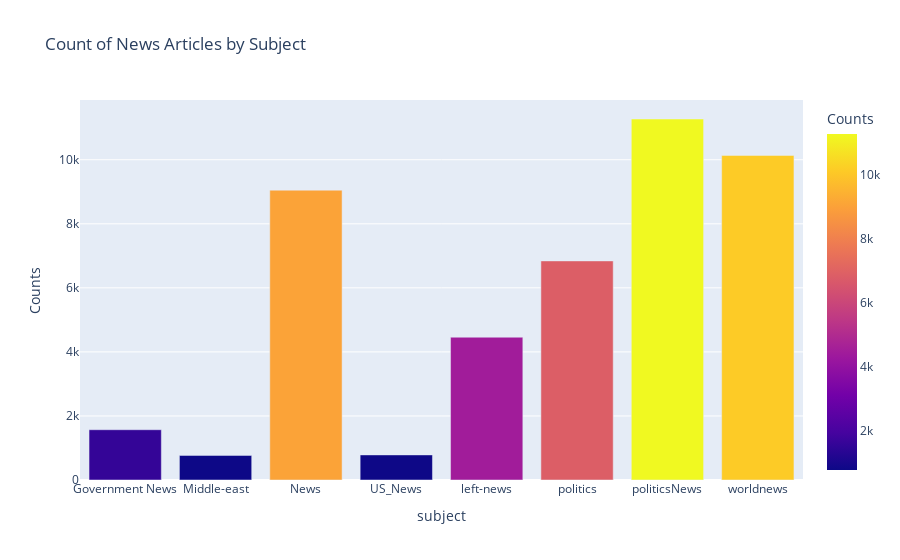

This figure's notebook cell:
### Code cell
import plotly.express as px
print(data_merge['subject'].unique())
sub_check=data_merge.groupby('subject').apply(lambda x:x['title'].count()).reset_index(name='Counts')
fig=px.bar(sub_check,x='subject',y='Counts',color='Counts',title='Count of News Articles by Subject')
fig.show()

### Figure 1 — Plotly figure (JSON) as saved in the notebook; plotly's stock layout.template omitted (floating-point values rounded to 4 significant figures)
{"data": [{"alignmentgroup": "True", "hovertemplate": "subject=%{x}<br>Counts=%{marker.color}<extra></extra>", "legendgroup": "", "marker": {"color": [1570, 768, 9050, 783, 4459, 6841, 11272, 10135], "coloraxis": "coloraxis", "pattern": {"shape": ""}}, "name": "", "offsetgroup": "", "orientation": "v", "showlegend": false, "textposition": "auto", "type": "bar", "x": ["Government News", "Middle-east", "News", "US_News", "left-news", "politics", "politicsNews", "worldnews"], "xaxis": "x", "y": [1570, 768, 9050, 783, 4459, 6841, 11272, 10135], "yaxis": "y"}], "layout": {"barmode": "relative", "coloraxis": {"colorbar": {"title": {"text": "Counts"}}, "colorscale": [[0, "#0d0887"], [0.1111, "#46039f"], [0.2222, "#7201a8"], [0.3333, "#9c179e"], [0.4444, "#bd3786"], [0.5556, "#d8576b"], [0.6667, "#ed7953"], [0.7778, "#fb9f3a"], [0.8889, "#fdca26"], [1, "#f0f921"]]}, "legend": {"tracegroupgap": 0}, "title": {"text": "Count of News Articles by Subject"}, "xaxis": {"anchor": "y", "domain": [0, 1], "title": {"text": "subject"}}, "yaxis": {"anchor": "x", "domain": [0, 1], "title": {"text": "Counts"}}}}
